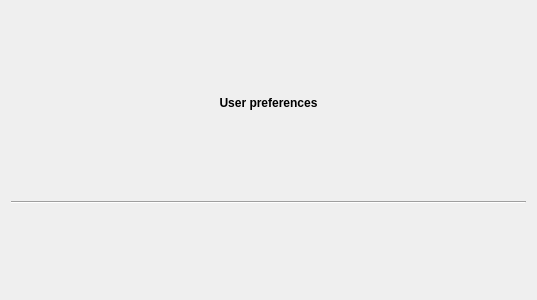
<?xml version="1.0" encoding="UTF-8"?>
<ui version="4.0">
 <class>ICD::Internal::IcdUserWidget</class>
 <widget class="QWidget" name="ICD::Internal::IcdUserWidget">
  <property name="geometry">
   <rect>
    <x>0</x>
    <y>0</y>
    <width>537</width>
    <height>300</height>
   </rect>
  </property>
  <property name="windowTitle">
   <string>Form</string>
  </property>
  <layout class="QGridLayout" name="gridLayout">
   <item row="0" column="0">
    <widget class="QLabel" name="label">
     <property name="sizePolicy">
      <sizepolicy hsizetype="Expanding" vsizetype="Fixed">
       <horstretch>0</horstretch>
       <verstretch>0</verstretch>
      </sizepolicy>
     </property>
     <property name="font">
      <font>
       <weight>75</weight>
       <bold>true</bold>
      </font>
     </property>
     <property name="text">
      <string>User preferences</string>
     </property>
     <property name="alignment">
      <set>Qt::AlignCenter</set>
     </property>
    </widget>
   </item>
   <item row="2" column="0">
    <widget class="Line" name="line">
     <property name="orientation">
      <enum>Qt::Horizontal</enum>
     </property>
    </widget>
   </item>
   <item row="3" column="0">
    <layout class="QVBoxLayout" name="userLayout"/>
   </item>
  </layout>
 </widget>
 <resources/>
 <connections/>
</ui>
